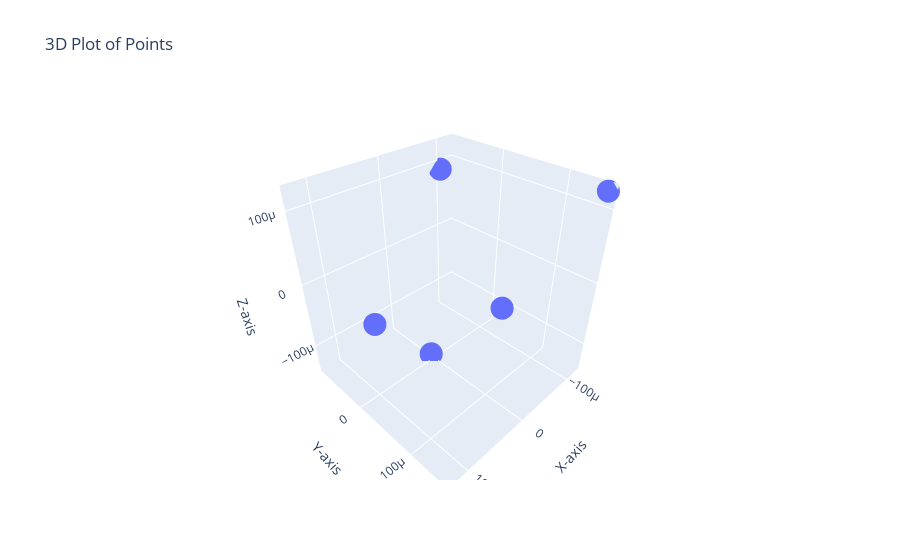

The notebook cell saved with this chart:
### Code cell
MDS_2(12,100,1,0.3)

### Figure 1 — Plotly figure (JSON) as saved in the notebook; plotly's stock layout.template omitted (floating-point values rounded to 4 significant figures)
{"data": [{"mode": "markers", "type": "scatter3d", "x": [0.0001242, 0.0001242, 0.0001242, 0.0001242, 0.0001242, -6.722e-05, -6.722e-05, -6.722e-05, -6.722e-05, 3.54e-06, -0.0001223, -9.886e-05], "y": [4.476e-05, 4.476e-05, 4.476e-05, 4.476e-05, 4.476e-05, 6.498e-05, 6.498e-05, 6.498e-05, 6.498e-05, -3.072e-06, 0.000154, -8.626e-05], "z": [1.453e-05, 1.453e-05, 1.453e-05, 1.453e-05, 1.453e-05, -5.679e-05, -5.679e-05, -5.679e-05, -5.679e-05, -0.0001391, 0.0001222, 8.963e-05]}], "layout": {"scene": {"xaxis": {"title": {"text": "X-axis"}}, "yaxis": {"title": {"text": "Y-axis"}}, "zaxis": {"title": {"text": "Z-axis"}}}, "title": {"text": "3D Plot of Points"}}}
